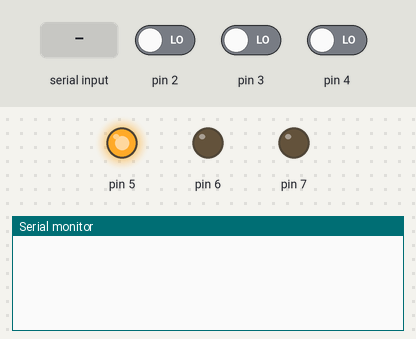
Bench run of a sketch on a simulated Arduino Mega 2560, built with avr-gcc and run on an emulated ATmega2560. Shown: output pins drawn as LEDs (lit = HIGH), the last lines printed to the serial monitor. The inputs (shaded band) are chosen by the test bench; at power-on: pin 2 LOW, pin 3 LOW, pin 4 LOW.

Above: at 1.2 s.
1.3 s: pin 2 driven HIGH
At 2.7 s:
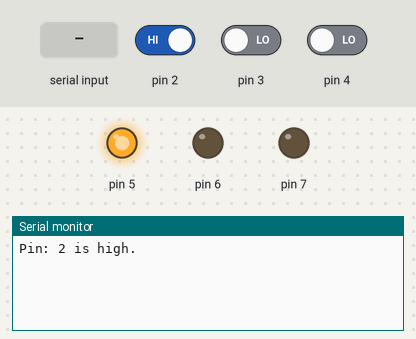
3.5 s: "1" received over the second serial link
At 5.2 s:
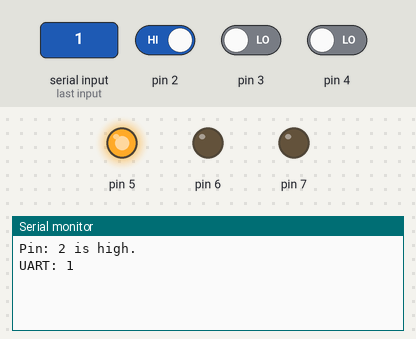
5.5 s: pin 2 driven LOW
At 6.9 s:
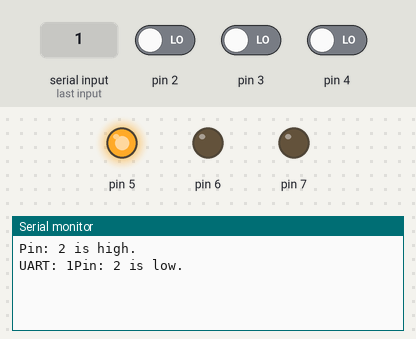

The sketch:

UniversalTester.ino
```cpp
//STILL NEED TO TEST THE UART reroute
//the digital pins work


#define PC_BAUD 9600
#define UUT_ARDUINO_BAUD 9600

//global variables
char incomingByte;

//input states
boolean pin2Active = false;
boolean pin3Active = false;
boolean pin4Active = false;

//previous states
boolean pin2Prev = false;
boolean pin3Prev = false;
boolean pin4Prev = false;

boolean pinActiveArray[] = { pin2Active, pin3Active, pin4Active };
boolean pinPrevStatus[] = { pin2Prev, pin3Prev, pin4Prev };
byte inputArray[] = { 2,3,4 };

//output states
boolean pin5Active = false;
boolean pin6Active = false;
boolean pin7Active = false;


//function prototypes
void getPinStatus(byte, byte);//pin, index of pinActiveArray
void printStatus(byte, boolean);//pin, activeState

// the setup function runs once when you press reset or power the board
void setup() {
	Serial.begin(PC_BAUD);//MEGA to PC

	Serial1.begin(UUT_ARDUINO_BAUD);//MEGA to UUT Arduino, 19 (RX) and 18 (TX)

	//declare inputs
	pinMode(2,INPUT);
	pinMode(3, INPUT);
	pinMode(4, INPUT);

	//declare outputs
	pinMode(5, OUTPUT);
	pinMode(6, OUTPUT);
	pinMode(7, OUTPUT);


	//initialize output states
	digitalWrite(5, HIGH);
	digitalWrite(6, LOW);
	digitalWrite(7, LOW);
}

// the loop function runs over and over again until power down or reset
void loop() {

	//Take any serial data received from UUT Arduino and re-route it to the PC
	if (Serial1.available() > 0)
	{
		Serial.print("UART: ");

		while(Serial1.available() > 0)
		{
			incomingByte = Serial1.read();
			Serial.print(incomingByte);
		}
	}


	//get status of each input and print it out
	for (byte i = 0; i < sizeof(inputArray) / sizeof(inputArray[0]); i++)
	{
		getPinStatus(inputArray[i], i);
	}

	delay(1000);


}

void getPinStatus(byte pin, byte index)
{
	int val;

	val = digitalRead(pin);

	if (val == HIGH)
	{
		pinActiveArray[index] = true;
	}
	else
	{
		pinActiveArray[index] = false;
	}

	//if the state of the pin has change from last time
	if (pinActiveArray[index] != pinPrevStatus[index])
	{
		printStatus(pin, pinActiveArray[index]);
	}
	pinPrevStatus[index] = pinActiveArray[index];//set the previous state

}

void printStatus(byte pin, boolean activeState)
{
	Serial.print("Pin: ");
	Serial.print(pin);

	if (activeState)
	{
		Serial.println(" is high.");
	}
	else
	{
		Serial.println(" is low.");
	}
}
```

Measured:
- after the input at 1.3 s, the serial monitor: prints a new line after 0.70 s (image 1)
- after the input at 3.5 s, the serial monitor: prints a new line after 0.50 s (image 2)
- after the input at 5.5 s, the serial monitor: prints a new line after 0.50 s (image 3)
